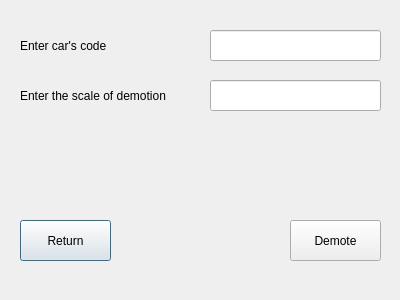
<?xml version="1.0" encoding="UTF-8"?>
<ui version="4.0">
 <class>DemoteCarWindow</class>
 <widget class="QDialog" name="DemoteCarWindow">
  <property name="geometry">
   <rect>
    <x>0</x>
    <y>0</y>
    <width>400</width>
    <height>300</height>
   </rect>
  </property>
  <property name="windowTitle">
   <string>Dialog</string>
  </property>
  <widget class="QPushButton" name="ReturnButton">
   <property name="geometry">
    <rect>
     <x>20</x>
     <y>220</y>
     <width>91</width>
     <height>41</height>
    </rect>
   </property>
   <property name="text">
    <string>Return</string>
   </property>
  </widget>
  <widget class="QPushButton" name="DemoteButton">
   <property name="geometry">
    <rect>
     <x>290</x>
     <y>220</y>
     <width>91</width>
     <height>41</height>
    </rect>
   </property>
   <property name="text">
    <string>Demote</string>
   </property>
  </widget>
  <widget class="QLabel" name="label_2">
   <property name="geometry">
    <rect>
     <x>20</x>
     <y>80</y>
     <width>161</width>
     <height>31</height>
    </rect>
   </property>
   <property name="text">
    <string>Enter the scale of demotion</string>
   </property>
  </widget>
  <widget class="QLabel" name="label">
   <property name="geometry">
    <rect>
     <x>20</x>
     <y>30</y>
     <width>111</width>
     <height>31</height>
    </rect>
   </property>
   <property name="text">
    <string>Enter car's code</string>
   </property>
  </widget>
  <widget class="QLineEdit" name="CarCodeEdit">
   <property name="geometry">
    <rect>
     <x>210</x>
     <y>30</y>
     <width>171</width>
     <height>31</height>
    </rect>
   </property>
  </widget>
  <widget class="QLineEdit" name="DemotionEdit">
   <property name="geometry">
    <rect>
     <x>210</x>
     <y>80</y>
     <width>171</width>
     <height>31</height>
    </rect>
   </property>
  </widget>
 </widget>
 <resources/>
 <connections/>
</ui>
